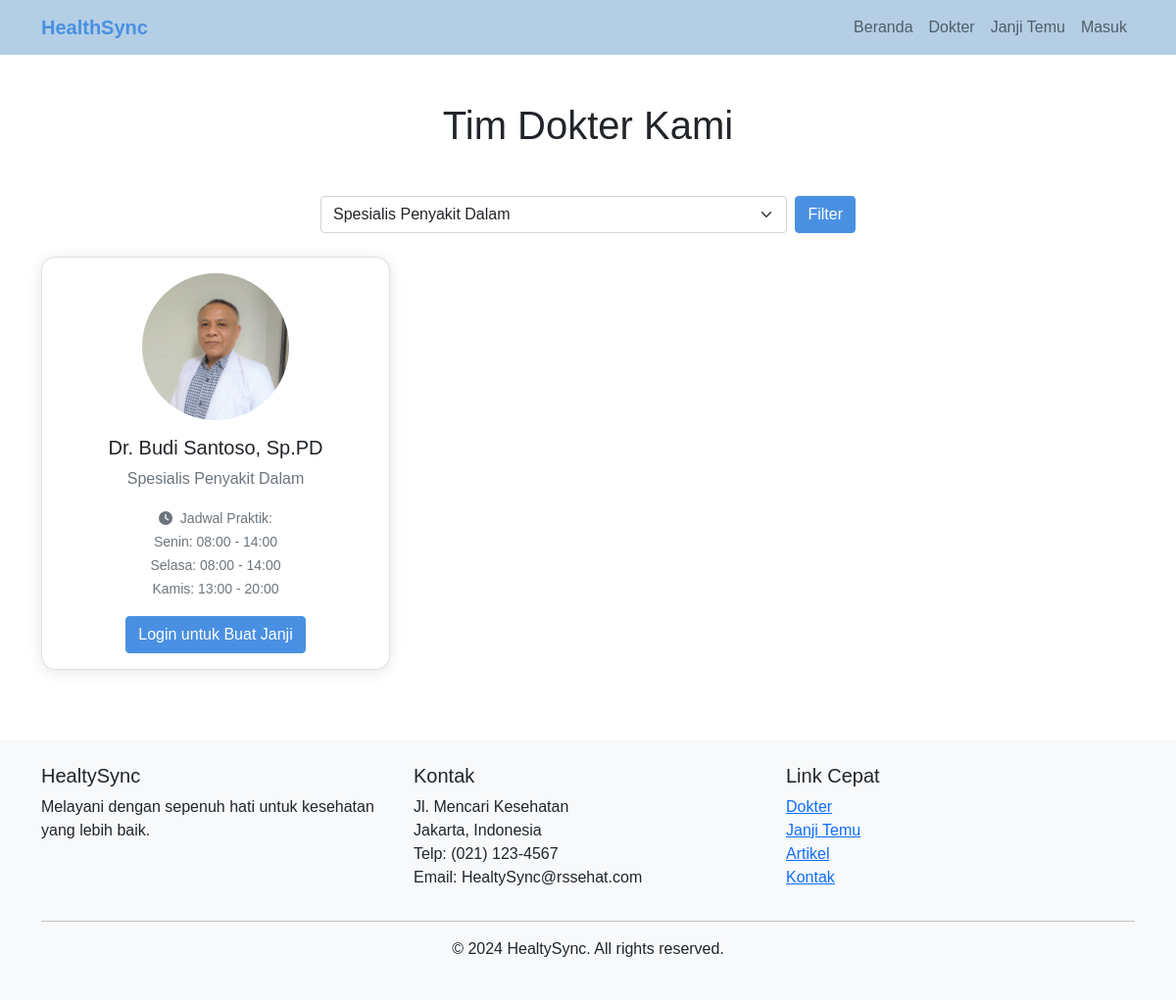
The app's page /doctors.php?specialization=Spesialis Penyakit Dalam with its own data.
### tables this page shows
CREATE TABLE `doctors` (
  `id` int(11) NOT NULL,
  `name` varchar(100) NOT NULL,
  `specialization` varchar(100) NOT NULL,
  `photo` varchar(255) DEFAULT NULL,
  `schedule` text DEFAULT NULL,
  `status` enum('active','inactive') DEFAULT 'active',
  `is_active` tinyint(1) DEFAULT 1
);

### doctors.php (the view, shortened to what this page needs)
<?php
require_once 'config/database.php';
include 'includes/header.php';
?>
<div class="container my-5">
    <h1 class="text-center mb-5">Tim Dokter Kami</h1>
    <div class="row mb-4">
        <div class="col-md-6 mx-auto">
            <form action="" method="GET" class="d-flex">
                <select name="specialization" class="form-select me-2">
                    <?php
                    $stmt = $pdo->query("SELECT DISTINCT specialization FROM doctors ORDER BY specialization");
                    while($row = $stmt->fetch()) {
                        $selected = (isset($_GET['specialization']) && $_GET['specialization'] == $row['specialization']) ? 'selected' : '';
                        echo "<option value='".$row['specialization']."' ".$selected.">".$row['specialization']."</option>";
                    }
                    ?>
                </select>
                <button type="submit" class="btn btn-primary">Filter</button>
            </form>
        </div>
    </div>
    <div class="row">
        <?php
        $query = "SELECT * FROM doctors WHERE status = 'active'";
        if(isset($_GET['specialization']) && !empty($_GET['specialization'])) {
            $spec = $_GET['specialization'];
            $query .= " AND specialization = :specialization";
        }
        $query .= " ORDER BY name";
        $stmt = $pdo->prepare($query);
        if(isset($spec)) {
            $stmt->bindParam(':specialization', $spec);
        }
        $stmt->execute();
        while($doctor = $stmt->fetch()) {
        ?>
        <div class="col-md-4 mb-4">
            <div class="card h-100">
                <div class="card-body text-center">
                    <?php if($doctor['photo']): ?>
                        <img src="<?php echo $doctor['photo']; ?>" alt="<?php echo $doctor['name']; ?>"
                             class="rounded-circle mb-3" style="width: 150px; height: 150px; object-fit: cover;">
                    <?php else: ?>
                        <img src="images/doctor-default.jpg" alt="Default Doctor Image"
                             class="rounded-circle mb-3" style="width: 150px; height: 150px; object-fit: cover;">
                    <?php endif; ?>
                    <h5 class="card-title"><?php echo $doctor['name']; ?></h5>
                    <p class="card-text text-muted"><?php echo $doctor['specialization']; ?></p>
                    <?php if($doctor['schedule']): ?>
                        <div class="mb-3">
                            <small class="text-muted">
                                <i class="fas fa-clock me-1"></i>
                                Jadwal Praktik:<br>
                                <?php echo nl2br($doctor['schedule']); ?>
                            </small>
                        </div>
                    <?php endif; ?>
                    <?php if(isset($_SESSION['user_id'])): ?>
                        <a href="appointment.php?doctor_id=<?php echo $doctor['id']; ?>"
                           class="btn btn-primary">Buat Janji Temu</a>
                    <?php else: ?>
                        <a href="login.php" class="btn btn-primary">Login untuk Buat Janji</a>
                    <?php endif; ?>
                </div>
            </div>
        </div>
        <?php } ?>
    </div>
</div>
<?php include 'includes/footer.php'; ?>

### includes/header.php (style rules this page uses)
:root { --primary-color: #4A90E2; --light-blue: #b3cee5; }
body { font-family: 'Arial', sans-serif; background-color: #ffffff; }
.btn-primary { background-color: var(--primary-color); border-color: var(--primary-color); }
.card { border-radius: 15px; box-shadow: 0 2px 15px rgba(0,0,0,0.1); }

### doctors.php (style rules this page uses)
.card { transition: transform 0.2s; }

### records on screen
doctors: photo (picture), name "Dr. Budi Santoso, Sp.PD", specialization "Spesialis Penyakit Dalam", schedule "Senin: 08:00 - 14:00 Selasa: 08:00 - 14:00 Kamis: 13:00 - 20:00"

### other values on screen
form field specialization "Spesialis Penyakit Dalam"
